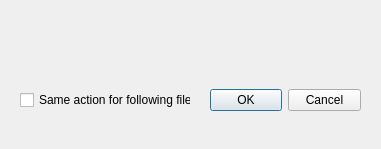
<?xml version="1.0" encoding="UTF-8"?>
<ui version="4.0">
 <class>ZReplaceFileDialog</class>
 <widget class="QDialog" name="ZReplaceFileDialog">
  <property name="geometry">
   <rect>
    <x>0</x>
    <y>0</y>
    <width>381</width>
    <height>149</height>
   </rect>
  </property>
  <property name="windowTitle">
   <string>Dialog</string>
  </property>
  <widget class="QDialogButtonBox" name="buttonBox">
   <property name="geometry">
    <rect>
     <x>210</x>
     <y>84</y>
     <width>151</width>
     <height>32</height>
    </rect>
   </property>
   <property name="orientation">
    <enum>Qt::Horizontal</enum>
   </property>
   <property name="standardButtons">
    <set>QDialogButtonBox::Cancel|QDialogButtonBox::Ok</set>
   </property>
  </widget>
  <widget class="QLabel" name="label">
   <property name="geometry">
    <rect>
     <x>20</x>
     <y>14</y>
     <width>341</width>
     <height>61</height>
    </rect>
   </property>
   <property name="text">
    <string/>
   </property>
   <property name="wordWrap">
    <bool>true</bool>
   </property>
  </widget>
  <widget class="QCheckBox" name="checkBox">
   <property name="geometry">
    <rect>
     <x>20</x>
     <y>90</y>
     <width>171</width>
     <height>20</height>
    </rect>
   </property>
   <property name="text">
    <string>Same action for following files</string>
   </property>
  </widget>
 </widget>
 <resources/>
 <connections>
  <connection>
   <sender>buttonBox</sender>
   <signal>accepted()</signal>
   <receiver>ZReplaceFileDialog</receiver>
   <slot>accept()</slot>
   <hints>
    <hint type="sourcelabel">
     <x>248</x>
     <y>254</y>
    </hint>
    <hint type="destinationlabel">
     <x>157</x>
     <y>274</y>
    </hint>
   </hints>
  </connection>
  <connection>
   <sender>buttonBox</sender>
   <signal>rejected()</signal>
   <receiver>ZReplaceFileDialog</receiver>
   <slot>reject()</slot>
   <hints>
    <hint type="sourcelabel">
     <x>316</x>
     <y>260</y>
    </hint>
    <hint type="destinationlabel">
     <x>286</x>
     <y>274</y>
    </hint>
   </hints>
  </connection>
 </connections>
</ui>
